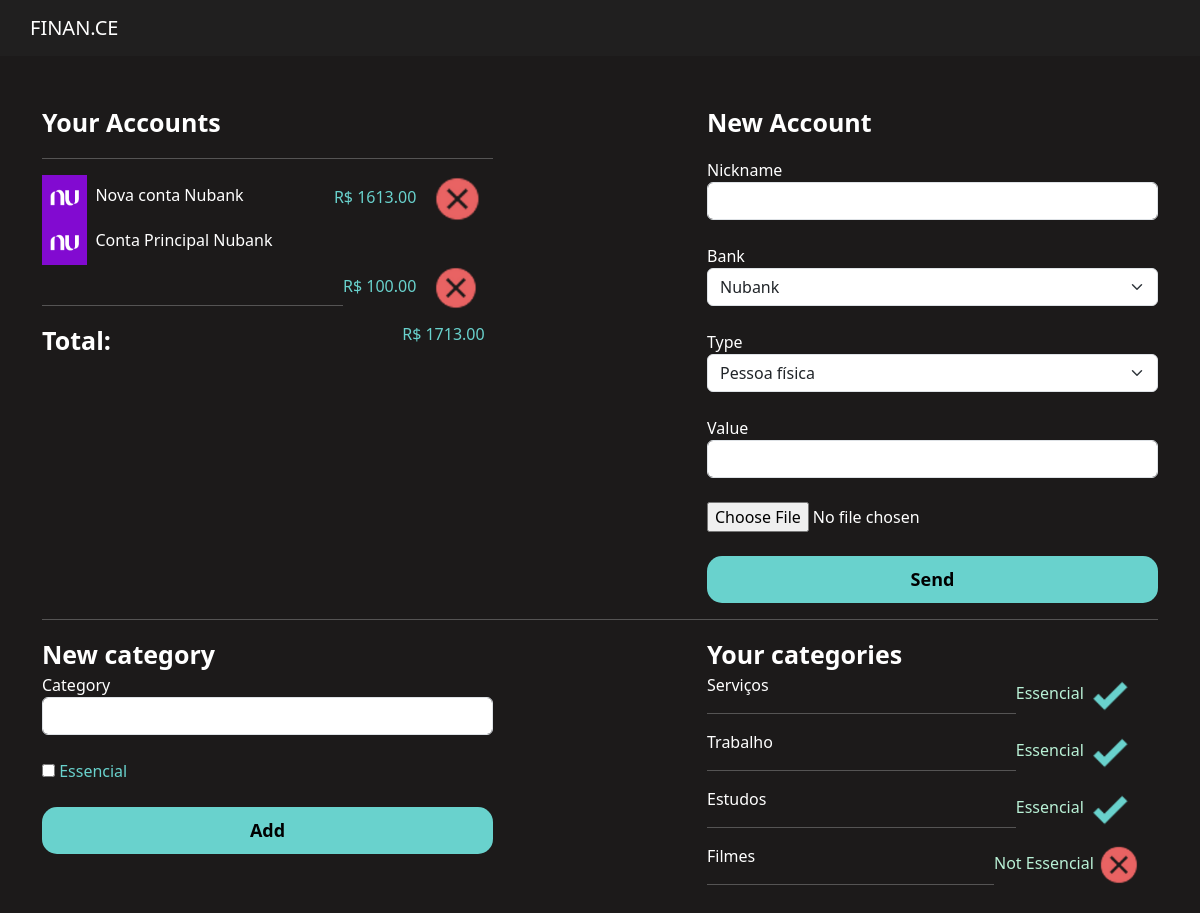
The page /profile/manage/ on the database its author committed.
### userProfile/models.py (models this page shows, shortened)
class Account(models.Model):
    banks = (('NU', 'Nubank'), ('BB', 'Banco do Brasil'), ('CE', 'Caixa Economica'), ('IT', 'Itau'), ('SI', 'Sicredi'))
    types = (('PF', 'Pessoa Física'), ('PJ', 'Pessoa Juridica'))
    name = models.CharField(max_length=200)
    bank = models.CharField(max_length=2, choices=banks)
    type = models.CharField(max_length=2, choices=types)
    value = models.FloatField(default = 0)
    icon = models.ImageField(upload_to='icones')

class Category(models.Model):
    name = models.CharField(max_length=200)
    isEssencial = models.BooleanField(default=False)
    planning_value = models.FloatField(default=0)

### userProfile/views.py (the view)
# urls.py: path('manage/', views.profileManage, name='manage'),
def profileManage(request):
    accounts = Account.objects.all()
    categories = Category.objects.all()
    total = utils.value_sum(accounts, 'value')
    print(total)
    context = {'accounts': accounts, 'total' : total, 'categories': categories}
    return render(request, 'manage.html', context)

### userProfile/utils.py (called while the page is built)
def value_sum(list, column):
    total = list.aggregate(Sum(column)).get(f"{column}__sum")
    return total

### userProfile/templates/manage.html (shortened to what this page needs)
{% extends 'bases/base.html' %}
{% load static %}
{% block 'head' %}
    <link href="{% static 'profile/css/home.css' %}" rel="stylesheet">
    <link href="{% static 'profile/css/manage.css' %}" rel="stylesheet">
{% endblock %}
{% block 'body' %}
    <br>
    <br>
    <div class="container">
        <div class="row">
            <div class="col-md-5">
                <p class="fonte-destaque">Your Accounts</p>
                <hr>
                <div class="contas">
                        <div class="lista-contas-main">
                            {% for account in accounts %}
                            <span><img width="10%" src="{{account.icon.url}}">&nbsp&nbsp{{account.name}}</span>
                            <span class="total-conta positivo ">R$ {{account.value|floatformat:2}}&nbsp&nbsp&nbsp <a href="{% url 'delete_account' account.id %}"><img width="30%" src="{% static 'profile/img/exit.png' %}"></a></span>
                            <br>
                            {% endfor %}
                        </div>
                        <br>
                </div>
                <hr>
                <span class="fonte-destaque">Total:</span>
                <span class="positivo total-conta font-destaque">R$ {{total|floatformat:2}}&nbsp&nbsp</span>
            </div>
            <div class="col-md-2"></div>
            <div class="col-md-5">
                <p class="fonte-destaque">New Account</p>
                <form action="{% url 'register_account' %}" method="POST" enctype="multipart/form-data">
                    <label>Nickname</label>
                    <input type="text" name="name" class="form-control" placeholder="">
                    <br>
                    <label>Bank</label>
                    <select name="bank" class="form-select">
                        <option value="NU">Nubank</option>
                    </select>
                    <br>
                    <label>Type</label>
                    <select name="type" class="form-select">
                        <option value="PF">Pessoa física</option>
                    </select>
                    <br>
                    <label>Value</label>
                    <input type="number" step="0.01" name="value" class="form-control" placeholder="">
                    <br>
                    <input type="file" placeholder="Ícone" name="icon" required>
                    <br>
                    <br>
                    <input style="width: 100%" type="submit" class="botao-principal" value="Send">
                </form>
            </div>
        </div>
        <hr>
        <div class="row">
            <div class="col-md-5">
                <span class="fonte-destaque">New category</span>
                <form action="{% url 'create_category' %}" method="POST">{% csrf_token %}
                    <label>Category</label>
                    <input type="text" name="category" class="form-control">
                    <br>
                    <input type="checkbox" name="essencial" value="essencial"><label class="positivo">&nbspEssencial</label>
                    <br>
                    <br>
                    <input style="width: 100%" type="submit" class="botao-principal" value="Add">
                </form>
            </div>
            <div class="col-md-2">
            </div>
            <div class="col-md-5">
                <span class="fonte-destaque">Your categories</span>
                <br>
                <div class="contas">
                        <div class="lista-contas-main">
                            {% for category in categories %}
                                <span>{{category.name}}</span>
                                {% if category.isEssencial  %}
                                <span class="total-conta">Essencial <a href="{% url 'update_category' category.id %}"><img width="30%" src="{% static 'profile/img/check.png' %}"></a></span>
                                {% else %}
                                <span class="total-conta">Not Essencial <a href="{% url 'update_category' category.id %}"><img width="25%" src="{% static 'profile/img/exit.png' %}"></a></span>
                                {% endif %}
                                <hr>
                            {% endfor %}
                        </div>
                        <br>
                </div>
            </div>
        </div>
    </div>
{% endblock %}

### templates/static/geral/css/base.css (style rules this page uses)
body { background-color: #1C1A1A !important; color: white !important; }
:root { --main-color: #2B2B2B; --dark-color: #1C1A1A; --contrast-color: #69D2CD; --differential-color: #E96363; }

### templates/static/profile/css/home.css (style rules this page uses)
.fonte-destaque { font-weight: bold; font-size: 25px; }
.total-conta { color: #B9F1D6; font-weight: 200; float: right; }
.botao-principal { text-decoration: none; color: black; font-weight: bold; font-size: 18px; padding: 10px; background-color: var(--contrast-color); text-align: center; border-radius: 15px; border: none; }
.positivo { color: var(--contrast-color); }

### rows shown on the page
Account: icon (picture), name "Nova conta Nubank", value "1613.00"
Account: icon (picture), name "Conta Principal Nubank", value "100.00"
Category: name "Serviços", isEssencial True (drawn)
Category: name "Trabalho", isEssencial True (drawn)
Category: name "Estudos", isEssencial True (drawn)
Category: name "Filmes", isEssencial False (drawn)

### other values the page prints
{{ total|floatformat:2 }} "1713.00"
